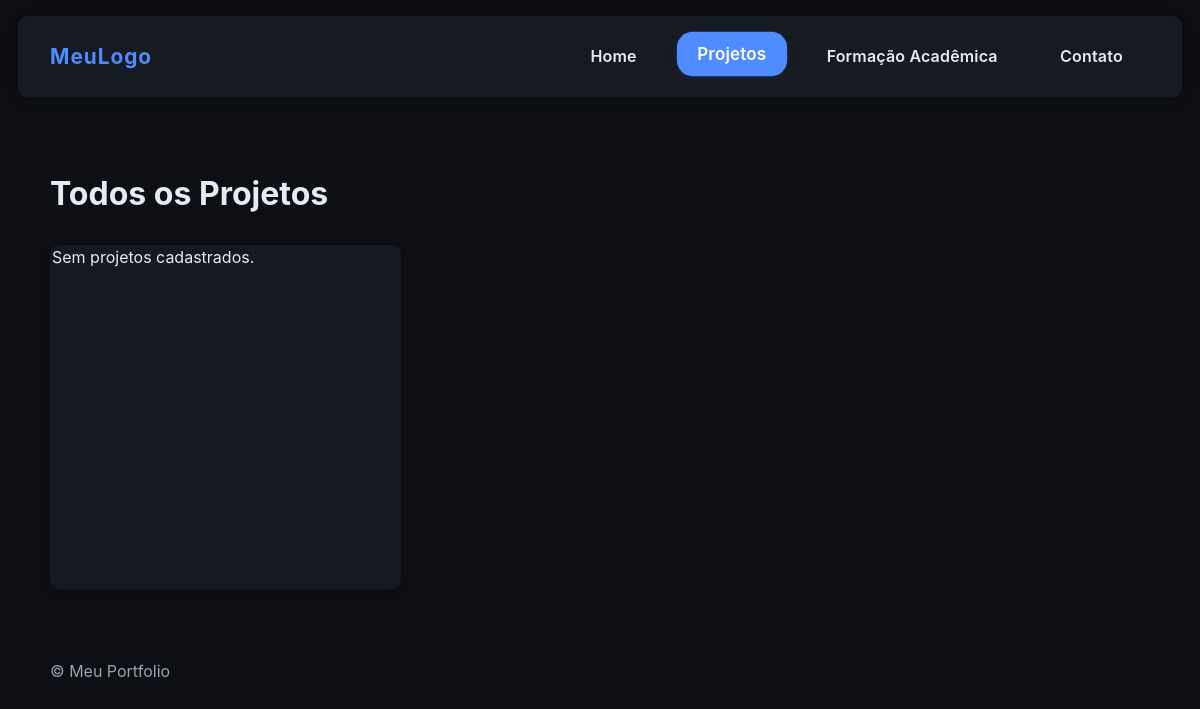
Page /projetos/ on the earlier database version.
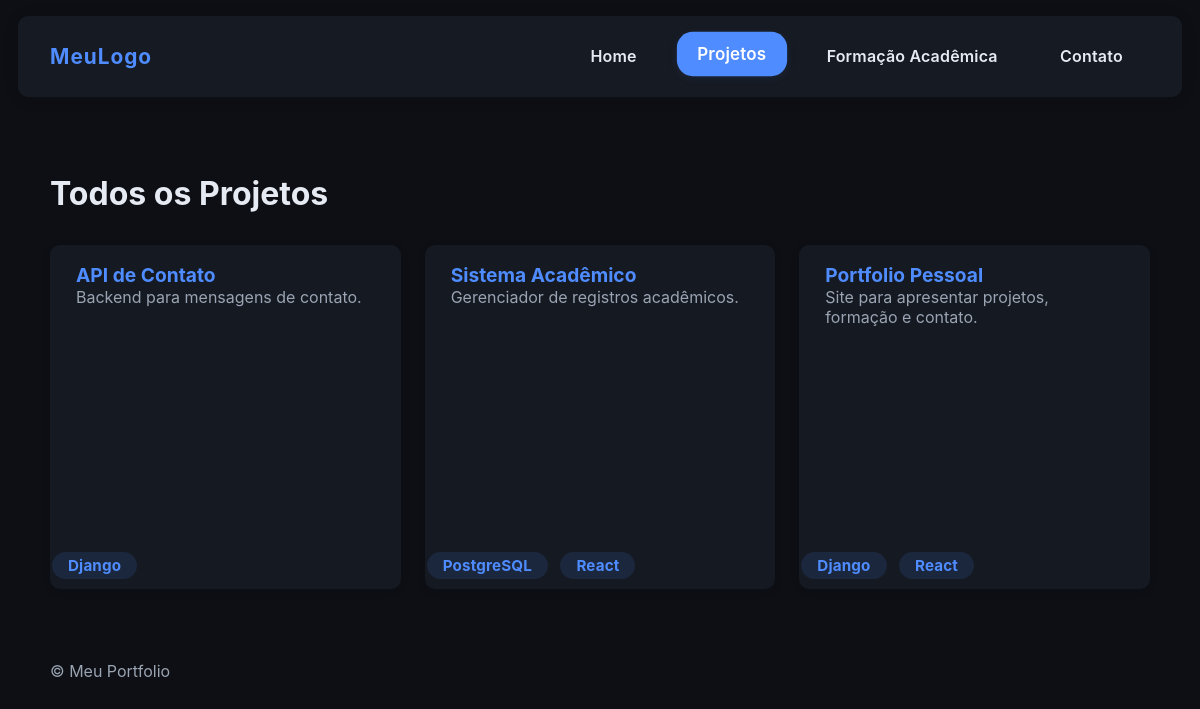
Same page on the later database version.
### apps/projects/models.py (models this page shows, shortened)
class Project(models.Model):
    title = models.CharField(max_length=255)
    description = models.TextField()
    imagem = models.ImageField(upload_to='projects/', null=True, blank=True)
    technologies = models.ManyToManyField(
        Technology,
        related_name='projects',
        blank=True
    )
    repository_url = models.URLField(null=True, blank=True)
    demo_url = models.URLField(null=True, blank=True)
    destaque = models.BooleanField(default=False)
    created_at = models.DateTimeField(auto_now_add=True)
    updated_at = models.DateTimeField(auto_now=True)
    class Meta:
        ordering = ['-destaque', '-created_at']
        verbose_name = 'Project'
        verbose_name_plural = 'Projects'

class Technology(models.Model):
    name = models.CharField(max_length=100, unique=True)
    created_at = models.DateTimeField(auto_now_add=True)
    class Meta:
        ordering = ['name']
        verbose_name = 'Technology'
        verbose_name_plural = 'Technologies'

### apps/profile/views.py (the view)
# urls.py: path('projetos/', profile_views.ProjectsListView.as_view(), name='projects'),
class ProjectsListView(ListView):
    model = Project
    template_name = 'projects.html'
    context_object_name = 'projects'
    queryset = Project.objects.all().prefetch_related('technologies').order_by('-created_at')

### templates/projects.html (shortened to what this page needs)
{% extends 'base.html' %}
{% block content %}
<h1>Todos os Projetos</h1>
<div class="project-grid">
    {% for p in projects %}
        <div class="project-card">
            <div class="project-card-title">{{ p.title }}</div>
            <div class="project-card-desc">{{ p.description }}</div>
            <div class="project-card-techs">
                {% for t in p.technologies.all %}
                    <span class="badge">{{ t.name }}</span>
                {% empty %}
                    <span class="badge">Sem tecnologias</span>
                {% endfor %}
            </div>
        </div>
    {% empty %}
        <div class="project-card">Sem projetos cadastrados.</div>
    {% endfor %}
</div>
{% endblock %}

### templates/base.html (shortened to what this page needs)
<!DOCTYPE html>
<html lang="pt-br">
<head>
    <link rel="stylesheet" href="https://cdnjs.cloudflare.com/ajax/libs/font-awesome/6.5.0/css/all.min.css" />
    {% load static %}
    <link rel="stylesheet" href="{% static 'main.css' %}">
</head>
<body>
    <header>
      <nav class="navbar">
        <a href="/" class="navbar-logo">MeuLogo</a>
        <div id="navbar-menu" class="navbar-menu">
          <a href="{% url 'home' %}">Home</a>
          <a href="{% url 'projects' %}">Projetos</a>
          <a href="{% url 'academic' %}">Formação Acadêmica</a>
          <a href="{% url 'contact' %}">Contato</a>
        </div>
      </nav>
    </header>
    <main class="container">
      {% block content %}{% endblock %}
    </main>
    <footer>
      <p>&copy; Meu Portfolio</p>
    </footer>
</body>
</html>

### static/main.css (style rules this page uses)
footer { width: 100%; max-width: var(--max-width); margin: 0 auto; padding: var(--space-2) var(--space-3); color: var(--text-secondary); background: transparent; text-align: left; }
.project-card { background: var(--surface); border-radius: var(--radius); box-shadow: 0 4px 24px rgba(13,15,20,0.10); border: 2px solid transparent; overflow: hidden; display: flex; flex-direction: column; transition: box-shadow 0.2s, transform 0.2s, border-color 0.2s; min-height: 340px; margin-bottom: var(--space-2); }
.project-card-title { font-size: 1.3rem; font-weight: 800; margin: var(--space-2) var(--space-3) 0 var(--space-3); color: var(--primary); }
.project-card-desc { color: var(--text-secondary); font-size: 1rem; margin: var(--space-2) var(--space-3); flex: 1; margin: 0 var(--space-3) var(--space-2) var(--space-3); }

Differences in the rows shown:
added Project: title "API de Contato", description "Backend para mensagens de contato."
added Technology: name "Django"
added Project: title "Sistema Acadêmico", description "Gerenciador de registros acadêmicos."
added Technology: name "PostgreSQL", shown under "Sistema Acadêmico"
added Technology: name "React"
added Project: title "Portfolio Pessoal", description "Site para apresentar projetos, formação e contato."
Other differences:
text no longer shown: "Sem projetos cadastrados."
